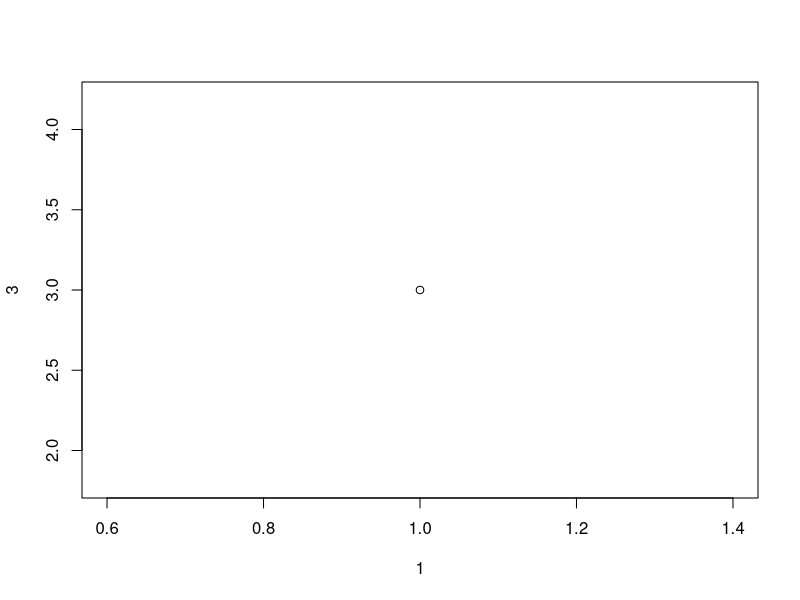
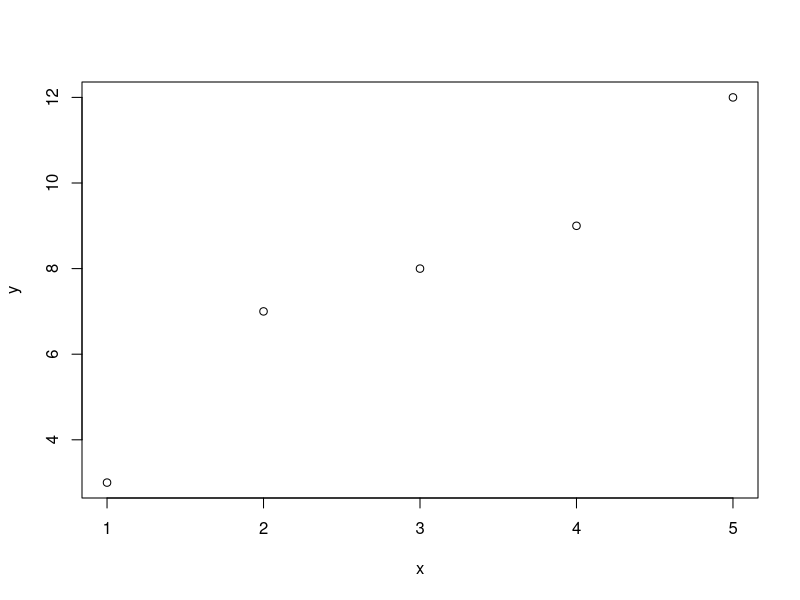
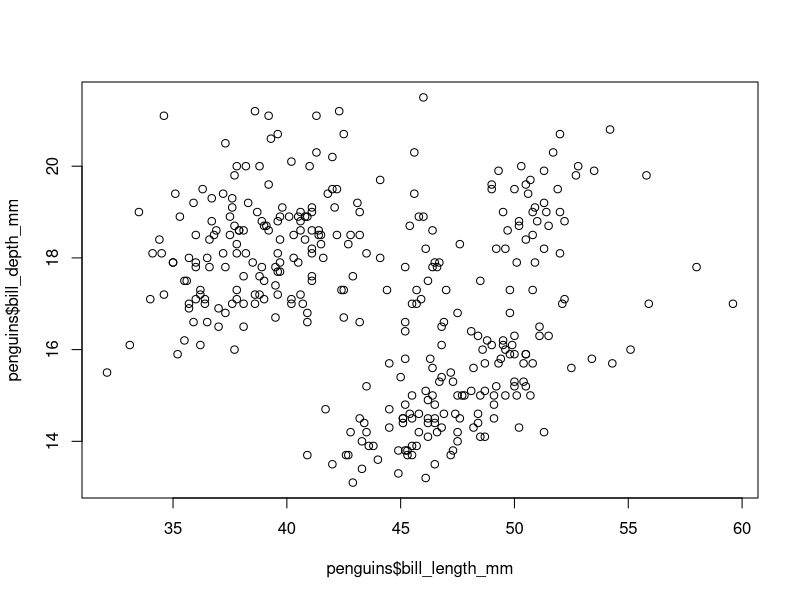
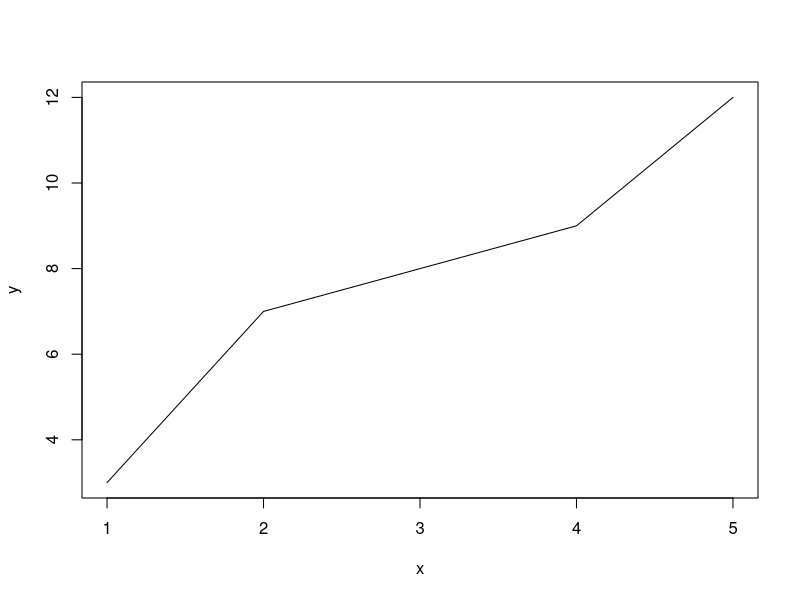
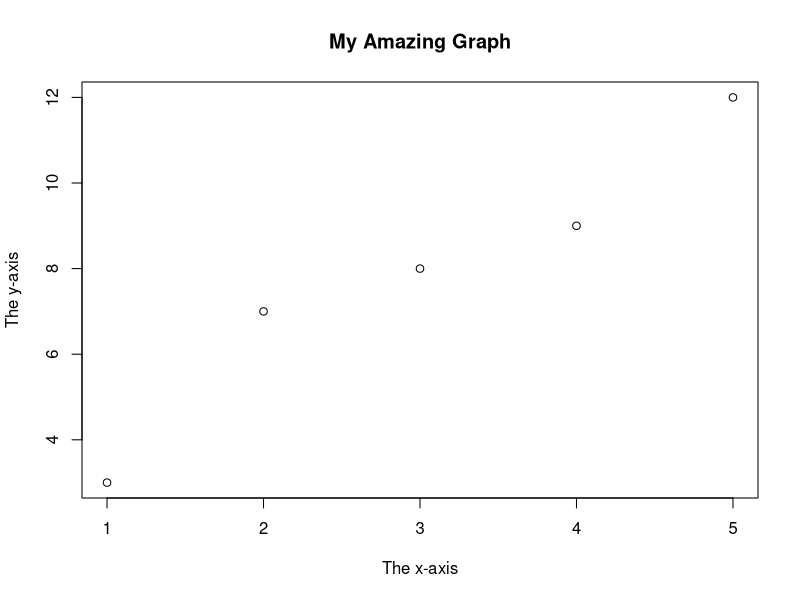
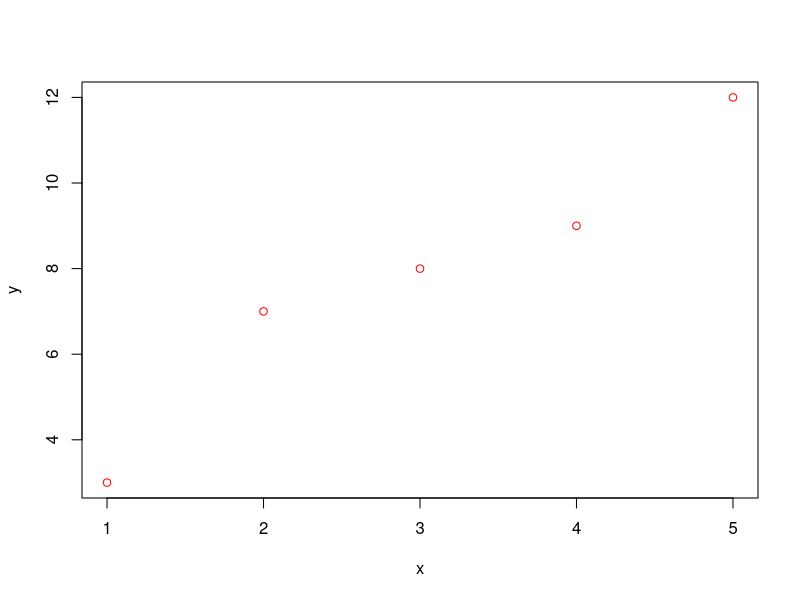
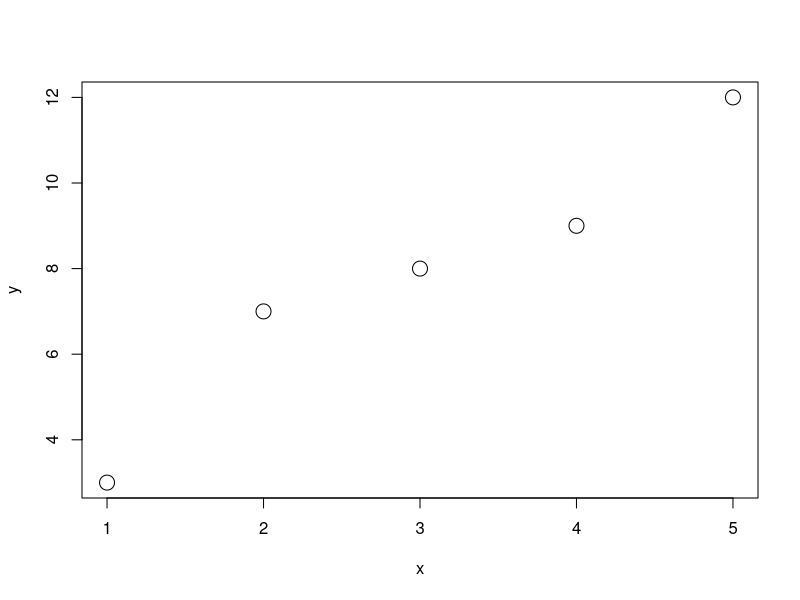
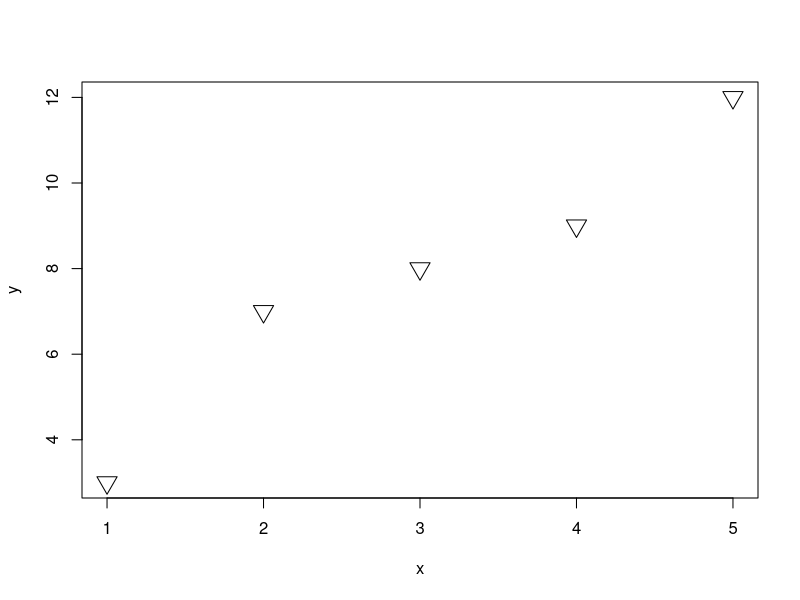

These charts were generated, in order, by the following R code:
## ---- chunk 1
plot(1, 3)
## ---- chunk 2
x <- c(1, 2, 3, 4, 5)
y <- c(3, 7, 8, 9, 12)
plot(x, y) 
## ---- chunk 3
library(palmerpenguins)

plot(penguins$bill_length_mm, penguins$bill_depth_mm)
## ---- chunk 4
plot(x, y, type='l') 
## ---- chunk 5
plot(x, y, main="My Amazing Graph", xlab="The x-axis", ylab="The y-axis")
## ---- chunk 6
plot(x,y, col="red")
## ---- chunk 7
plot(x,y, cex=2)
## ---- chunk 8
plot(x,y, pch=25, cex=2)
## ---- chunk 9

## ---- chunk 10
# install.packages("ggplot2")
library(ggplot2)
## ---- chunk 11
ggplot(data=penguins, aes(x = flipper_length_mm, y = body_mass_g)) + geom_point()
## ---- chunk 12
ggplot(data=penguins, aes(x = flipper_length_mm, y = body_mass_g)) + 
  geom_point(alpha=0.5)
## ---- chunk 13
ggplot(data=penguins, aes(x = flipper_length_mm, y = body_mass_g)) + 
  geom_point(alpha=0.5, color="red")
## ---- chunk 14
#install.packages("ggpubr")
library(ggpubr)

ggplot(data=penguins, aes(x = flipper_length_mm, y = body_mass_g)) + 
  geom_point(alpha=0.5, color="red") +
  theme_pubr() 
## ---- chunk 15
 ggplot(data=penguins, aes(x = flipper_length_mm, y = body_mass_g)) + 
  geom_point(alpha=0.5, color="red") +
  theme_classic()
## ---- chunk 16
ggplot(data=penguins, aes(x = flipper_length_mm, y = body_mass_g)) + 
  geom_point(alpha=0.5, color="red") +
  theme_classic() +
  labs(x = "Flipper length (mm)", y = "Body mass (g)", title = "Penguins Data")
## ---- chunk 17
ggplot(data=penguins, aes(x = flipper_length_mm, y = body_mass_g, color=species)) +
  geom_point() +
  theme_classic() +
  labs(x = "Flipper length (mm)", y = "Body mass (g)", title = "Penguins Data")
## ---- chunk 18
ggplot(data=penguins, aes(x = flipper_length_mm, y = body_mass_g, group=species)) +
  geom_point(aes(color = species)) +
  theme_classic() +
  labs(x = "Flipper length (mm)", y = "Body mass (g)", title = "Penguins Data")
## ---- chunk 19
ggplot(data=penguins, aes(x = flipper_length_mm, y = body_mass_g, group=species)) +
  geom_point(aes(color = species, 
                 shape = species),
             size = 2,
             alpha = 0.8) +
  theme_classic() +
  labs(x = "Flipper length (mm)", y = "Body mass (g)", title = "Penguins Data")
## ---- chunk 20

## ---- chunk 21

## ---- chunk 22

## ---- chunk 23
p <- ggplot(data=penguins, aes(x = flipper_length_mm, y = body_mass_g, group=species)) +
  geom_point(aes(color = species, 
                 shape = species),
             size = 2,
             alpha = 0.8) +
  theme_classic() +
  labs(x = "Flipper length (mm)", y = "Body mass (g)", title = "Penguins Data")

name <- "my_beautiful_plot.pdf"

ggsave(name, plot=p, height = 4, width = 6, device="pdf", useDingbats=F) # setting useDingbats to FALSE lets you edit plot fonts in Illustrator
## ---- chunk 24
p + theme(axis.title.x = element_text(color="dodgerblue", size=15, face="italic", family="Comic Sans MS"))
## ---- chunk 25
library(ggpubr)
set.seed(1234)
wdata = data.frame(sex = factor(rep(c("F", "M"), each=200)), weight = c(rnorm(200, 55), rnorm(200, 58)))

plot_new <- ggdensity(wdata, x = "weight", 
                      add="mean", rug=TRUE, 
                      color = "sex", fill = "sex", palette = c("#00AFBB", "#E7B800"))
plot_new
## ---- chunk 26
# arrange plot p and plot_new
library(gridExtra)
library(grid)

plot_panel <- grid.arrange(p, plot_new, ncol=2)
plot_panel

plot_panel <- grid.arrange(p, plot_new, nrow=2)
plot_panel
## ---- chunk 27
ggplot(data=penguins, aes(x = flipper_length_mm, y = body_mass_g, group=species)) +
  geom_point(aes(color = species, 
                 shape = species),
             size = 2,
             alpha = 0.8) +
  geom_smooth(method="lm") + # add geom_smooth
  theme_classic() +
  labs(x = "Flipper length (mm)", y = "Body mass (g)", title = "Penguins Data")
## ---- chunk 28
ggplot(data=penguins, aes(x = flipper_length_mm, y = body_mass_g, group=species)) +
  geom_point(aes(color = species, 
                 shape = species),
             size = 2,
             alpha = 0.8) +
  geom_smooth(method="lm",
              aes(color=species, fill=species), 
              alpha=0.1) + # let's make it pretty!
  theme_classic() +
  labs(x = "Flipper length (mm)", y = "Body mass (g)", title = "Penguins Data")
## ---- chunk 29
ggplot(data=penguins, aes(x = flipper_length_mm, y = body_mass_g, group=species)) +
  geom_point(aes(color = species, 
                 shape = species),
             size = 2,
             alpha = 0.8) +
  geom_smooth(method="loess", # change the smoothing method
              aes(color=species, fill=species), 
              alpha=0.1) + 
  theme_classic() +
  labs(x = "Flipper length (mm)", y = "Body mass (g)", title = "Penguins Data")
## ---- chunk 30
ggplot(data=penguins, aes(x = flipper_length_mm, y = body_mass_g, group=species)) +
  geom_point(aes(color = species, 
                 shape = species),
             size = 2,
             alpha = 0.8) +
  geom_smooth(method="loess", # change the smoothing method
              aes(color=species, fill=species), 
              alpha=0.1) + 
  theme_classic() +
  labs(x = "Flipper length (mm)", y = "Body mass (g)", title = "Penguins Data") +
  facet_grid(~species) # facet by species -- note the use of a formula!!
## ---- chunk 31
table(penguins$species, penguins$island)
## ---- chunk 32
ggplot(data=penguins, aes(x = flipper_length_mm, y = body_mass_g, group=species)) +
  geom_point(aes(color = species, 
                 shape = species),
             size = 2,
             alpha = 0.8) +
  geom_smooth(method="lm", # change the smoothing method
              aes(color=species, fill=species), 
              alpha=0.1) + 
  theme_classic() +
  labs(x = "Flipper length (mm)", y = "Body mass (g)", title = "Penguins Data") +
  facet_grid(~ species + island) # facet by 2 factors
## ---- chunk 33
library(datasets)
library(ggplot2)
## ---- chunk 34
p <- ggplot(ToothGrowth, aes(factor(dose),len))

p + geom_boxplot(aes(fill=supp)) + 
  facet_grid(.~supp) + 
  labs(title ="Figure: Tooth Growth by Supp and Dose") + 
  theme_pubr()
## ---- chunk 35
p1 <- p + geom_violin(aes(fill=supp)) + 
        facet_grid(.~supp) + 
        labs(title ="Figure: Tooth Growth by Supp and Dose") + 
        theme_pubr()
p1

p2 <- p + geom_violin(aes(fill=supp), trim=FALSE) + 
        facet_grid(.~supp) + 
        labs(title ="Figure: Tooth Growth by Supp and Dose") + 
        theme_pubr()
p2
## ---- chunk 36
# flip the coordinates
p2 + coord_flip()

# violin plot with mean points
p2 + stat_summary(fun.y=mean, geom="point", shape=23, size=2)

# add median and quartile
p2 + geom_boxplot(width=0.1)

# add mean and sd
p2 + stat_summary(fun.data="mean_sdl", geom="pointrange", color="black")
## ---- chunk 37
# add your desired fill colors
p2 + scale_fill_manual(values=c("#999999", "#E69F00")) 

# or use a pre-made palette
p2 + scale_fill_brewer(palette="Dark2")
## ---- chunk 38
chic <- readr::read_csv(file="data/chicago_weather_data.csv")
## ---- chunk 39
str(chic)
View(chic)
## ---- chunk 40

## ---- chunk 41

## ---- chunk 42

## ---- chunk 43

## ---- chunk 44

## ---- chunk 45

## ---- chunk 46

## ---- chunk 47

## ---- chunk 48

## ---- chunk 49

## ---- chunk 50

## ---- chunk 51

## ---- chunk 52

## ---- chunk 53

## ---- chunk 54

## ---- chunk 55

## ---- chunk 56

## ---- chunk 57

## ---- chunk 58

## ---- chunk 59

## ---- chunk 60

## ---- chunk 61

## ---- chunk 62

## ---- chunk 63

## ---- chunk 64

